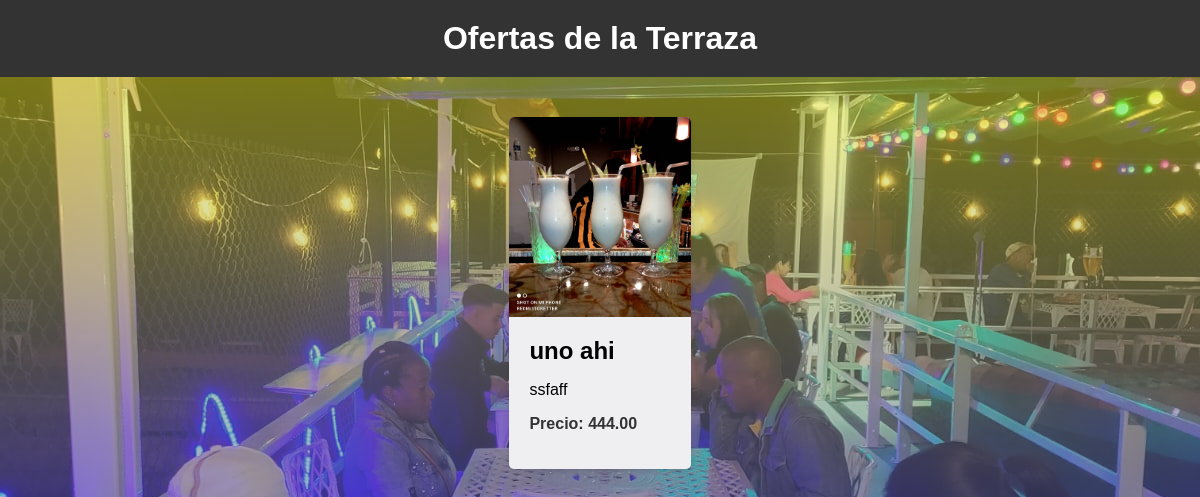
Page /terraza/platos/ on the committed database.
### terraza/models.py (models this page shows, shortened)
class OfrtTerraza(models.Model):
    nombre = models.CharField(max_length=100)
    descripcion = models.TextField()
    presio = models.DecimalField(max_digits=8, decimal_places=2)
    imagen = models.ImageField(upload_to='ofertasTer/', null=True, blank=True)

class Platos(OfrtTerraza):
    def __str__(self):
        return self.nombre

class OfrtTerraza(models.Model):
    nombre = models.CharField(max_length=100)
    descripcion = models.TextField()
    presio = models.DecimalField(max_digits=8, decimal_places=2)
    imagen = models.ImageField(upload_to='ofertasTer/', null=True, blank=True)

### terraza/views.py (the view)
# urls.py: path('platos/',views.platos_list,name='platos'),
def platos_list(request):
    ofertas=Platos.objects.all()
    return render(request, 'ofrt_terra_list.html', {'ofertas': ofertas})

### terraza/templates/ofrt_terra_list.html (shortened to what this page needs)
{% load static %}
<!DOCTYPE html>
<html lang="es">
<head>
</head>
<body>
    <header>
        <h1>Ofertas de la Terraza</h1>
    </header>
    <div class="container">
        {% for oferta in ofertas %}
        <div class="oferta">
            {% if oferta.imagen %}
            <div class="imagen">
                <img src="{{ oferta.imagen.url }}" alt="{{ oferta.nombre }}">
            </div>
            {% endif %}
            <div class="contenido">
                <h2>{{ oferta.nombre }}</h2>
                <p>{{ oferta.descripcion }}</p>
                <p class="precio">Precio: {{ oferta.presio }}</p>
            </div>
        </div>
        {% empty %}
        <p>No hay ofertas disponibles en este momento.</p>
        {% endfor %}
    </div>
</body>
</html>

### rows in the picture
Platos: imagen (picture), nombre "uno ahi", descripcion "ssfaff", presio "444.00"
